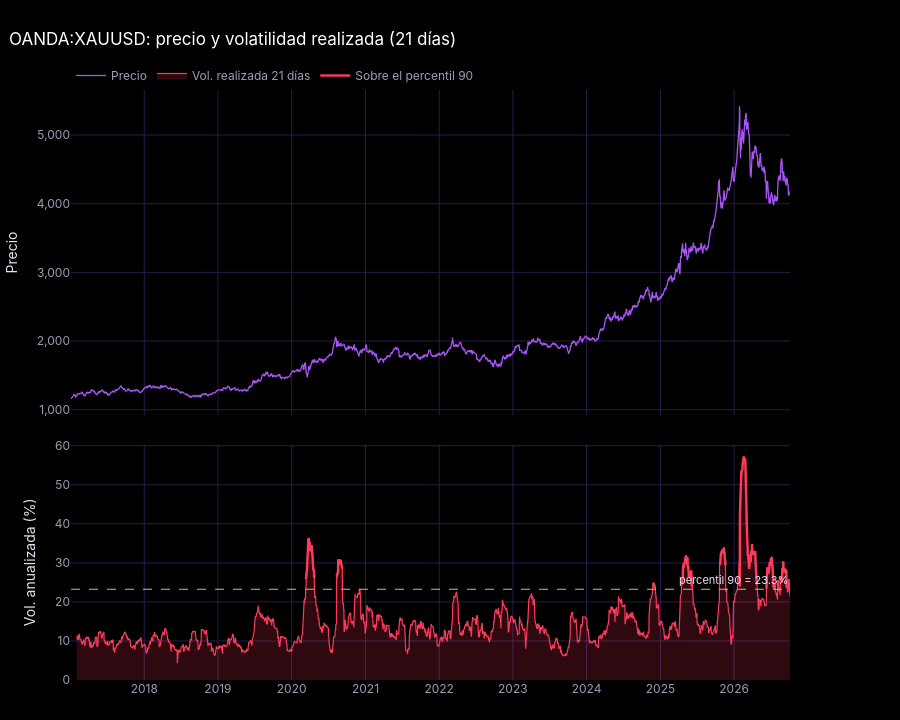

The notebook cell this image was saved under:
### Markdown cell above
## 5. Volatilidad

Primero se confirma que hay efecto ARCH; si lo hay, tiene sentido modelar la varianza condicional.

### Code cell
lm, p_lm = diagnostico.prueba_arch(ret)
print(f'ARCH-LM: {lm:.2f} (p = {p_lm:.2g})')

dias_altos = G.clustering(serie, ret, PRINCIPAL, guardar='07_clustering')
print(f'Días con volatilidad sobre el percentil 90: {dias_altos}')

### Figure 1 — Plotly figure (JSON) as saved in the notebook; plotly's stock layout.template omitted (floating-point values rounded to 4 significant figures; data arrays with more than 128 entries replaced by an {"elided": "..."} marker saying what was removed)
{"data": [{"hovertemplate": "%{y:,.2f}", "line": {"color": "#A855F7", "width": 1.3}, "name": "Precio", "type": "scatter", "x": {"elided": "2478 str values"}, "xaxis": "x", "y": {"elided": "2478 float values"}, "yaxis": "y"}, {"fill": "tozeroy", "fillcolor": "rgba(255,59,92,0.18)", "hovertemplate": "%{y:.1f}%", "line": {"color": "#FF3B5C", "width": 1.2}, "name": "Vol. realizada 21 días", "type": "scatter", "x": {"elided": "2477 str values"}, "xaxis": "x2", "y": {"elided": "2477 float values"}, "yaxis": "y2"}, {"hoverinfo": "skip", "line": {"color": "#FF3B5C", "width": 2.4}, "mode": "lines", "name": "Sobre el percentil 90", "type": "scatter", "x": {"elided": "2477 str values"}, "xaxis": "x2", "y": {"elided": "2477 float values"}, "yaxis": "y2"}], "layout": {"annotations": [{"font": {"color": "#E6E1F0", "size": 11}, "showarrow": false, "text": "percentil 90 = 23.3%", "x": 1, "xanchor": "right", "xref": "x2 domain", "y": 23.25, "yanchor": "bottom", "yref": "y2"}], "height": 720, "shapes": [{"line": {"color": "#E8B44A", "dash": "dash", "width": 1.2}, "type": "line", "x0": 0, "x1": 1, "xref": "x2 domain", "y0": 23.25, "y1": 23.25, "yref": "y2"}], "title": {"text": "OANDA:XAUUSD: precio y volatilidad realizada (21 días)"}, "xaxis": {"anchor": "y", "domain": [0, 1], "matches": "x2", "showticklabels": false}, "xaxis2": {"anchor": "y2", "domain": [0, 1]}, "yaxis": {"anchor": "x", "domain": [0.449, 1.0], "tickformat": ",.0f", "title": {"text": "Precio"}}, "yaxis2": {"anchor": "x2", "domain": [0, 0.399], "title": {"text": "Vol. anualizada (%)"}}}}
